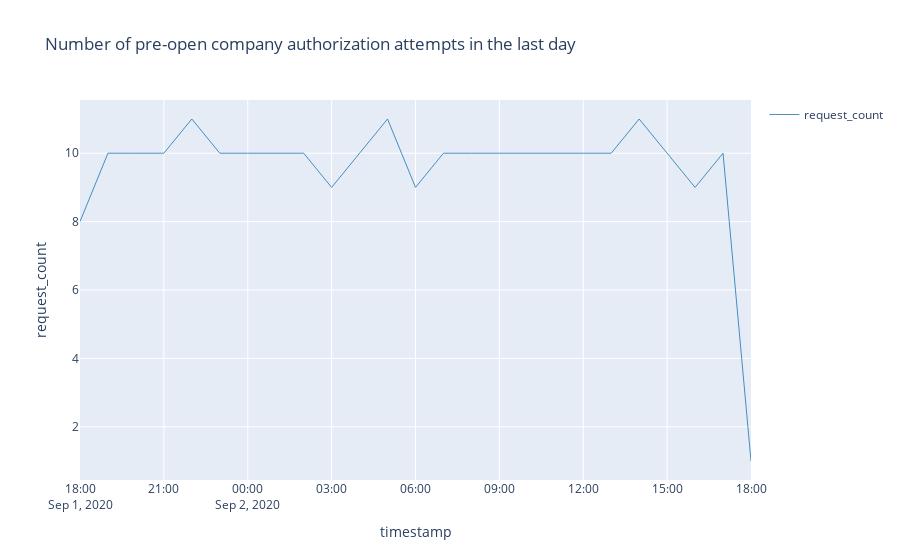

Notebook cell for this chart:
### Markdown cell above
## Authentication

Authentication in the online version of Business Central happens strictly in Azure Active Directory (AAD). Only when a user is authenticated in AAD, a session is attempted to be created in the Business Central server (NST). When dealing with login issues, check for *absense* of signal in eventIds for Authorization in the pre-open company of opening a session in the NST (eventIds RT0001 and RT0003) to determine if the issue is related to AAD (e.g. user is disabled, wrong password, failed MFA)

Read more in the Security Guide here: https://docs.microsoft.com/en-us/dynamics365/business-central/dev-itpro/security/security-application#authentication

### Code cell
%%kql
let _aadTenantId = aadTenantId;
let _environmentName = environmentName;
traces
| where 1==1 
    and timestamp > ago(1d) // adjust accordingly to your analysis
    and customDimensions.aadTenantId == _aadTenantId
    and customDimensions.environmentName == _environmentName
    and customDimensions.eventId in ('RT0001', 'RT0003' )
| summarize request_count=count() by bin(timestamp, 1h) | render timechart title= 'Number of pre-open company authorization attempts in the last day'

### Figure 1 — Plotly figure (JSON) as saved in the notebook; plotly's stock layout.template omitted (floating-point values rounded to 4 significant figures)
{"data": [{"line": {"color": "rgb(31, 118, 179)", "width": 1}, "name": "request_count", "opacity": 0.8, "type": "scatter", "x": ["2020-09-01T18:00:00+00:00", "2020-09-01T19:00:00+00:00", "2020-09-01T20:00:00+00:00", "2020-09-01T21:00:00+00:00", "2020-09-01T22:00:00+00:00", "2020-09-01T23:00:00+00:00", "2020-09-02T00:00:00+00:00", "2020-09-02T01:00:00+00:00", "2020-09-02T02:00:00+00:00", "2020-09-02T03:00:00+00:00", "2020-09-02T04:00:00+00:00", "2020-09-02T05:00:00+00:00", "2020-09-02T06:00:00+00:00", "2020-09-02T07:00:00+00:00", "2020-09-02T08:00:00+00:00", "2020-09-02T09:00:00+00:00", "2020-09-02T10:00:00+00:00", "2020-09-02T11:00:00+00:00", "2020-09-02T12:00:00+00:00", "2020-09-02T13:00:00+00:00", "2020-09-02T14:00:00+00:00", "2020-09-02T15:00:00+00:00", "2020-09-02T16:00:00+00:00", "2020-09-02T17:00:00+00:00", "2020-09-02T18:00:00+00:00"], "y": [8, 10, 10, 10, 11, 10, 10, 10, 10, 9, 10, 11, 9, 10, 10, 10, 10, 10, 10, 10, 11, 10, 9, 10, 1]}], "layout": {"showlegend": true, "title": {"text": "Number of pre-open company authorization attempts in the last day"}, "xaxis": {"autorange": true, "title": {"text": "timestamp"}, "type": "date"}, "yaxis": {"ticksuffix": "", "title": {"text": "request_count"}, "type": "linear"}}}
